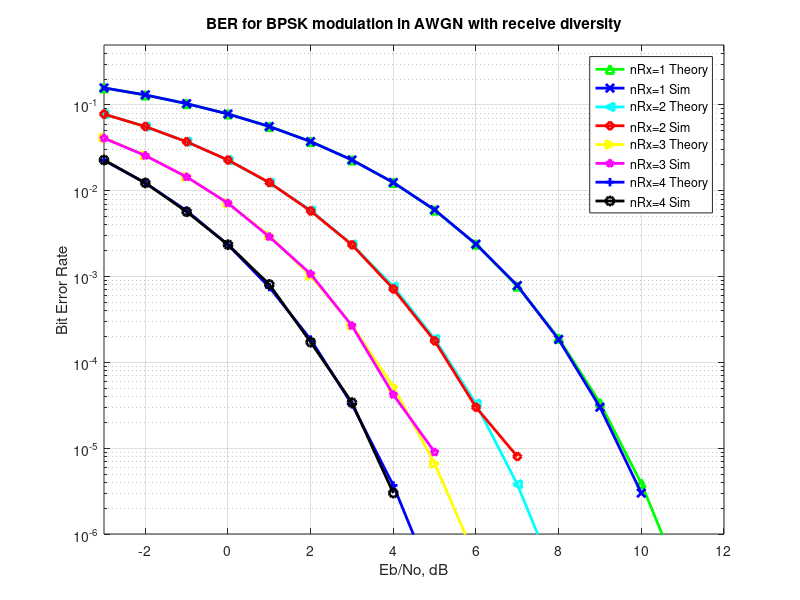

Here is the MATLAB script that generated this plot:
function BERReceiverDiversity()
% Script for computing the BER for BPSK modulation in a
% AWGN channel with receive diversity

clear
N = 10^6; % number of bits or symbols

% Transmitter
ip = rand(1,N)>0.5; % generating 0,1 with equal probability
s = 2*ip-1; % BPSK modulation 0 -> -1; 1 -> 0


Eb_N0_dB = [-3:15]; % multiple Eb/N0 values

nRx = [1 2 3 4]; % number of receive antenna


for jj = 1:length(nRx)
    for ii = 1:length(Eb_N0_dB)

        n = 1/sqrt(2)*[randn(nRx(jj),N) + j*randn(nRx(jj),N)]; % white gaussian noise, 0dB variance on each row

        % Noise addition
        y = ones(nRx(jj),1)*s + 10^(-Eb_N0_dB(ii)/20)*n;

        % equalization
        yHat = sum(y,1)/nRx(jj);

        % receiver - hard decision decoding
        ipHat = real(yHat)>0;

        % counting the errors
        nErr(jj,ii) = size(find([ip- ipHat]),2);
    end
    TheoryBerAWGN(jj,:) = 0.5*erfc(sqrt(nRx(jj)*10.^(Eb_N0_dB/10))); % theoretical ber    

end

SimBer = nErr/N; % Simulated ber

% plot
% close all
figure
semilogy(Eb_N0_dB,TheoryBerAWGN(1,:),'g-^','LineWidth',2);
hold on
semilogy(Eb_N0_dB,SimBer(1,:),'bx-','LineWidth',2);
semilogy(Eb_N0_dB,TheoryBerAWGN(2,:),'c-<','LineWidth',2);
semilogy(Eb_N0_dB,SimBer(2,:),'rd-','LineWidth',2);
semilogy(Eb_N0_dB,TheoryBerAWGN(3,:),'y->','LineWidth',2);
semilogy(Eb_N0_dB,SimBer(3,:),'mp-','LineWidth',2);
semilogy(Eb_N0_dB,TheoryBerAWGN(4,:),'b+-','LineWidth',2);
semilogy(Eb_N0_dB,SimBer(4,:),'ko-','LineWidth',2);
axis([-3 12 10^-6 0.5])
grid on
legend('nRx=1 Theory','nRx=1 Sim', 'nRx=2 Theory','nRx=2 Sim','nRx=3 Theory','nRx=3 Sim','nRx=4 Theory','nRx=4 Sim');
xlabel('Eb/No, dB');
ylabel('Bit Error Rate');
title('BER for BPSK modulation in AWGN with receive diversity');